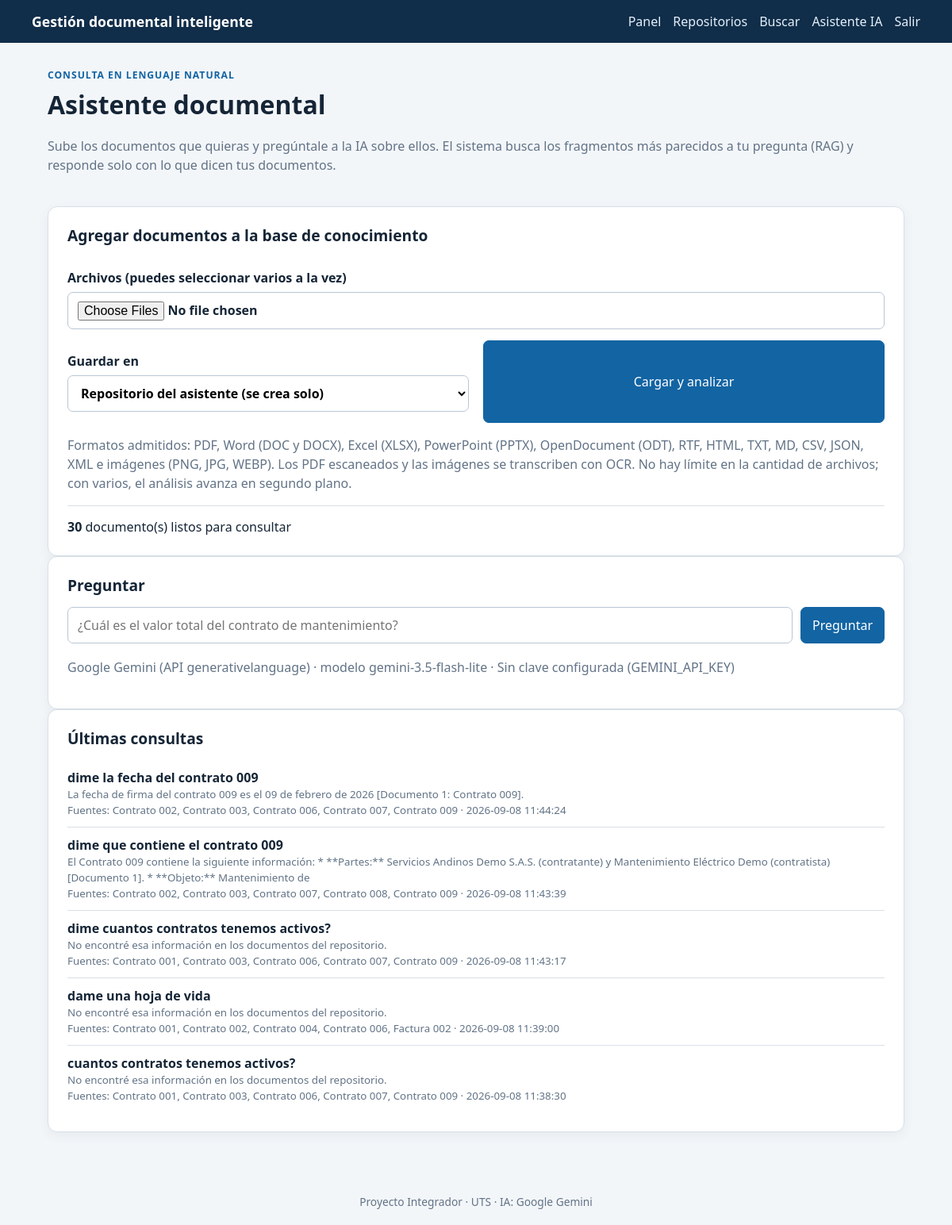
The app's page /asistente (signed in) with its own data.
### tables this page shows
CREATE TABLE consultas_ia (
    id INTEGER PRIMARY KEY AUTOINCREMENT,
    usuario_id INTEGER,
    pregunta TEXT NOT NULL,
    respuesta TEXT NOT NULL,
    fuentes TEXT NOT NULL DEFAULT '',
    creado_en TIMESTAMP NOT NULL DEFAULT CURRENT_TIMESTAMP,
    FOREIGN KEY (usuario_id) REFERENCES usuarios (id) ON DELETE SET NULL
);

### app.py (the view, shortened to what this page needs)
    @app.route("/asistente", methods=("GET", "POST"))
    @login_required
    def asistente():
        db = get_db()
        respuesta = None
        fuentes: list[dict] = []
        pregunta = ""
        error = None
        historial = db.execute(
            """
            SELECT pregunta, respuesta, fuentes, creado_en
            FROM consultas_ia
            WHERE usuario_id = ?
            ORDER BY creado_en DESC LIMIT 5
            """,
            (g.usuario["id"],),
        ).fetchall()
        filtro, parametros = filtro_propietario("r")
        repositorios_disponibles = db.execute(
            f"""
            SELECT r.id, r.nombre, COUNT(d.id) AS total_documentos
            FROM repositorios r
            LEFT JOIN documentos d ON d.repositorio_id = r.id
            {filtro}
            GROUP BY r.id
            ORDER BY r.nombre
            """,
            parametros,
        ).fetchall()
        return render_template(
            "asistente.html",
            pregunta=pregunta,
            respuesta=respuesta,
            fuentes=fuentes,
            error=error,
            historial=historial,
            estado=ai_service.estado_integracion(),
            repositorios=repositorios_disponibles,
            pendientes=procesamiento.contar_pendientes(db),
            indexados=db.execute(
                f"""
                SELECT COUNT(DISTINCT f.documento_id) AS total
                FROM fragmentos f
                JOIN documentos d ON d.id = f.documento_id
                JOIN repositorios r ON r.id = d.repositorio_id
                {filtro}
                """,
                parametros,
            ).fetchone()["total"],
            acepta=ACEPTA_HTML,
        )

### app.py (called while the page is built)
def get_db() -> sqlite3.Connection:
    if "db" not in g:
        g.db = sqlite3.connect(current_app_config("DATABASE"))
        g.db.row_factory = sqlite3.Row
        g.db.execute("PRAGMA foreign_keys = ON")
    return g.db

def current_app_config(key: str):
    from flask import current_app
    return current_app.config[key]

def cerrar_db(_error=None) -> None:
    db = g.pop("db", None)
    if db is not None:
        db.close()

def login_required(view):
    @wraps(view)
    def wrapped_view(**kwargs):
        if g.usuario is None:
            flash("Debes iniciar sesión para continuar.", "warning")
            return redirect(url_for("login"))
        return view(**kwargs)
    return wrapped_view

### services/ai_service.py (called while the page is built)
def modelo_texto() -> str:
    return os.getenv("GEMINI_MODEL", "gemini-3.5-flash-lite")

def modelo_embedding() -> str:
    return os.getenv("GEMINI_EMBEDDING_MODEL", "gemini-embedding-001")

def dimension_embedding() -> int:
    return int(os.getenv("GEMINI_EMBEDDING_DIM", "768"))

def api_key() -> str | None:
    clave = os.getenv("GEMINI_API_KEY", "").strip()
    return clave or None

def disponible() -> bool:
    return api_key() is not None

def estado_integracion() -> dict[str, str]:
    activo = disponible()
    return {
        "proveedor": "Google Gemini (API generativelanguage)",
        "modelo_texto": modelo_texto(),
        "modelo_embedding": f"{modelo_embedding()} ({dimension_embedding()} dimensiones)",
        "estado": "Activo" if activo else "Sin clave configurada (GEMINI_API_KEY)",
        "tecnica": "Extracción de texto, prompting con JSON estructurado y RAG por similitud coseno",
    }

### services/procesamiento.py (called while the page is built)
def contar_pendientes(db) -> int:
    return db.execute(
        "SELECT COUNT(*) AS total FROM documentos WHERE estado_procesamiento = ?",
        (ESTADO_PENDIENTE,),
    ).fetchone()["total"]

### templates/asistente.html (shortened to what this page needs)
{% extends 'base.html' %}{% block title %}Asistente IA · Portal{% endblock %}
{% block content %}
<div class="page-head">
  <div>
    <p class="eyebrow">Consulta en lenguaje natural</p>
    <h1>Asistente documental</h1>
    <p class="muted">
      Sube los documentos que quieras y pregúntale a la IA sobre ellos. El
      sistema busca los fragmentos más parecidos a tu pregunta (RAG) y responde
      solo con lo que dicen tus documentos.
    </p>
  </div>
</div>
<section class="panel">
  <h2>Agregar documentos a la base de conocimiento</h2>
  <form method="post" enctype="multipart/form-data"
        action="{{ url_for('subir_desde_asistente') }}" class="upload-form">
    <label>
      Archivos (puedes seleccionar varios a la vez)
      <input type="file" name="archivo" accept="{{ acepta }}" multiple required>
    </label>
    <label>
      Guardar en
      <select name="repositorio_id">
        <option value="">Repositorio del asistente (se crea solo)</option>
      </select>
    </label>
    <button class="primary">Cargar y analizar</button>
  </form>
  <p class="muted">
    Formatos admitidos: PDF, Word (DOC y DOCX), Excel (XLSX), PowerPoint (PPTX),
    OpenDocument (ODT), RTF, HTML, TXT, MD, CSV, JSON, XML e imágenes
    (PNG, JPG, WEBP). Los PDF escaneados y las imágenes se transcriben con OCR.
    No hay límite en la cantidad de archivos; con varios, el análisis avanza en
    segundo plano.
  </p>
  <div class="estado-cola">
    <span><strong>{{ indexados }}</strong> documento(s) listos para consultar</span>
  </div>
</section>
<section class="panel">
  <h2>Preguntar</h2>
  <form method="post" class="search">
    <input name="pregunta" value="{{ pregunta }}" placeholder="¿Cuál es el valor total del contrato de mantenimiento?" autofocus>
    <button class="primary">Preguntar</button>
  </form>
  <p class="muted">
    {{ estado['proveedor'] }} · modelo {{ estado['modelo_texto'] }} · {{ estado['estado'] }}
  </p>
</section>
{% if historial %}
<section class="panel">
  <h2>Últimas consultas</h2>
  <ul class="items">
    {% for c in historial %}
    <li>
      <strong>{{ c['pregunta'] }}</strong>
      <small>{{ c['respuesta'][:200] }}</small>
      <small class="muted">Fuentes: {{ c['fuentes'] }} · {{ c['creado_en'] }}</small>
    </li>
    {% endfor %}
  </ul>
</section>
{% endif %}
{% endblock %}

### static/styles.css (style rules this page uses)
:root { --ink:#152536; --muted:#627386; --brand:#1264a3; --surface:#fff; --bg:#f3f6f9; --line:#d8e0e8; --danger:#a33939; --success:#176b4d; }
* { box-sizing:border-box; }
body { margin:0; color:var(--ink); background:var(--bg); font:16px/1.5 system-ui,-apple-system,"Segoe UI",sans-serif; }
h1,h2 { margin-top:0; line-height:1.2; }
h1 { font-size:2rem; }
h2 { font-size:1.2rem; }
.page-head { display:flex; align-items:flex-start; justify-content:space-between; gap:20px; margin-bottom:24px; }
.eyebrow { text-transform:uppercase; letter-spacing:.08em; color:var(--brand); font-size:.76rem; font-weight:700; margin:0 0 8px; }
.panel,.auth-card { background:var(--surface); border:1px solid var(--line); border-radius:12px; padding:24px; box-shadow:0 4px 14px #223c5510; }
label { display:block; font-weight:650; margin:14px 0; }
input,textarea,select { display:block; width:100%; padding:10px 12px; border:1px solid #b9c6d4; border-radius:7px; font:inherit; margin-top:6px; background:#fff; }
button,.button { border:1px solid var(--line); border-radius:7px; padding:9px 14px; background:#fff; color:var(--ink); font:inherit; cursor:pointer; text-decoration:none; display:inline-block; }
button.primary,.primary { color:#fff; background:var(--brand); border-color:var(--brand); }
.items,.search-results { list-style:none; padding:0; margin:0; }
.items li { border-bottom:1px solid var(--line); padding:10px 0; }
.items li:last-child { border-bottom:0; }
small { display:block; color:var(--muted); }
.upload-form { display:grid; grid-template-columns:1fr 1fr; gap:0 18px; }
.upload-form label:first-child,.upload-form label:last-child { grid-column:1/-1; }
.search { display:flex; gap:10px; margin-bottom:18px; }
.search input { margin:0; }
.muted { color:var(--muted); }
.estado-cola { display:flex; flex-wrap:wrap; align-items:center; gap:16px; border-top:1px solid var(--line); padding-top:14px; margin-top:6px; }

### records on screen
consultas_ia: pregunta "dime la fecha del contrato 009", respuesta "La fecha de firma del contrato 009 es el 09 de febrero de 2026 [Documento 1: Contrato 009].", fuentes "Contrato 002, Contrato 003, Contrato 006, Contrato 007, Contrato 009", creado_en "2026-09-08 11:44:24"
consultas_ia: pregunta "dime que contiene el contrato 009", respuesta "El Contrato 009 contiene la siguiente información: * **Partes:** Servicios Andinos Demo S.A.S. (contratante) y Mantenimiento Eléctrico Demo (contratista) [Documento 1]. * **Objeto:** Mantenimiento de", fuentes "Contrato 002, Contrato 003, Contrato 007, Contrato 008, Contrato 009", creado_en "2026-09-08 11:43:39"
consultas_ia: pregunta "dime cuantos contratos tenemos activos?", respuesta "No encontré esa información en los documentos del repositorio.", fuentes "Contrato 001, Contrato 003, Contrato 006, Contrato 007, Contrato 009", creado_en "2026-09-08 11:43:17"
consultas_ia: pregunta "dame una hoja de vida", respuesta "No encontré esa información en los documentos del repositorio.", fuentes "Contrato 001, Contrato 002, Contrato 004, Contrato 006, Factura 002", creado_en "2026-09-08 11:39:00"
consultas_ia: pregunta "cuantos contratos tenemos activos?", respuesta "No encontré esa información en los documentos del repositorio.", fuentes "Contrato 001, Contrato 003, Contrato 006, Contrato 007, Contrato 009", creado_en "2026-09-08 11:38:30"

### other values on screen
{{ indexados }} "30"
{{ estado['proveedor'] }} "Google Gemini (API generativelanguage)"
{{ estado['modelo_texto'] }} "gemini-3.5-flash-lite"
{{ estado['estado'] }} "Sin clave configurada (GEMINI_API_KEY)"
